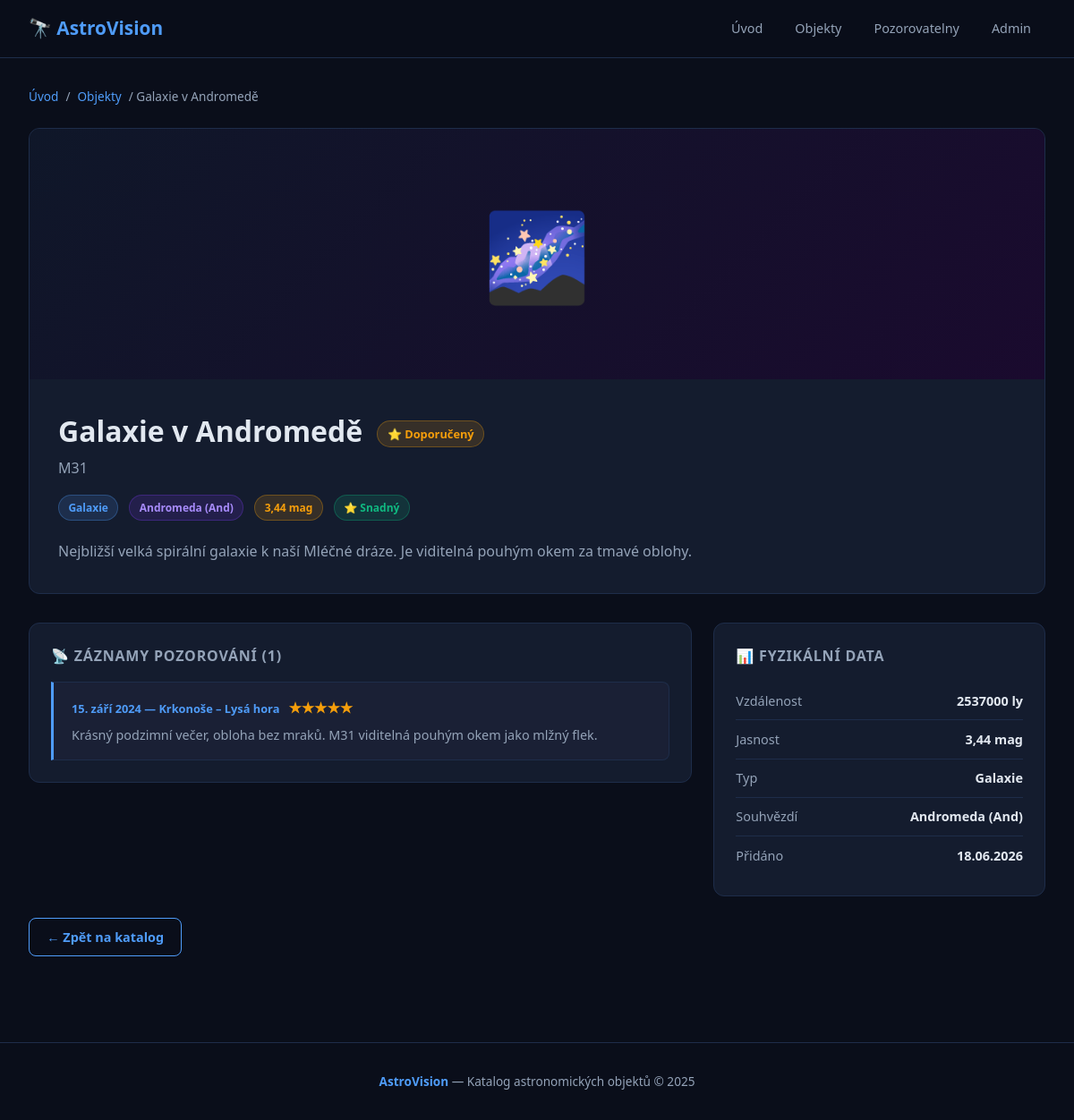
Page /objekty/1/ on the committed database.
### katalog/models.py (models this page shows, shortened)
class AstronomickyObjekt(models.Model):
    OBTIZNOST_CHOICES = [
        (1, "⭐ Snadný"),
        (2, "⭐⭐ Střední"),
        (3, "⭐⭐⭐ Náročný"),
        (4, "⭐⭐⭐⭐ Expert"),
    ]
    nazev = models.CharField("Název", max_length=200)
    katalogove_cislo = models.CharField("Katalogové číslo (Messier / NGC)", max_length=30, blank=True)
    typ = models.ForeignKey(TypObjektu, on_delete=models.PROTECT,
                            verbose_name="Typ objektu", related_name='objekty')
    souhvezdi = models.ForeignKey(Souhrezdí, on_delete=models.PROTECT,
                                  verbose_name="Souhvězdí", related_name='objekty')
    popis = models.TextField("Popis")
    vzdalenost_ly = models.FloatField("Vzdálenost (světelné roky)", null=True, blank=True)
    jasnost = models.FloatField("Zdánlivá jasnost (mag)", null=True, blank=True)
    obtiznost_pozorovani = models.IntegerField("Obtížnost pozorování",
                                               choices=OBTIZNOST_CHOICES, default=1)
    foto = models.ImageField("Fotografie", upload_to='objekty/', blank=True, null=True)
    datum_pridani = models.DateTimeField("Datum přidání", default=timezone.now)
    je_featured = models.BooleanField("Doporučený objekt", default=False)
    class Meta:
        verbose_name = "Astronomický objekt"
        verbose_name_plural = "Astronomické objekty"
        ordering = ['nazev']

class TypObjektu(models.Model):
    nazev = models.CharField("Název typu", max_length=100)
    ikona = models.CharField("Ikona (emoji)", max_length=10, default="⭐")
    popis = models.TextField("Popis", blank=True)
    class Meta:
        verbose_name = "Typ objektu"
        verbose_name_plural = "Typy objektů"
        ordering = ['nazev']
    def __str__(self):
        return self.nazev

class Souhrezdí(models.Model):
    nazev = models.CharField("Název", max_length=100)
    zkratka = models.CharField("Zkratka IAU", max_length=5)
    popis = models.TextField("Popis", blank=True)
    class Meta:
        verbose_name = "Souhvězdí"
        verbose_name_plural = "Souhvězdí"
        ordering = ['nazev']
    def __str__(self):
        return f"{self.nazev} ({self.zkratka})"

class Pozorování(models.Model):
    objekt = models.ForeignKey(AstronomickyObjekt, on_delete=models.CASCADE,
                               verbose_name="Objekt", related_name='pozorovani')
    pozorovatelna = models.ForeignKey(Pozorovatelna, on_delete=models.SET_NULL,
                                      null=True, blank=True,
                                      verbose_name="Pozorovatelna", related_name='pozorovani')
    datum = models.DateField("Datum pozorování")
    popis = models.TextField("Poznámky z pozorování", blank=True)
    kvalita_oblohy = models.IntegerField("Kvalita oblohy (1–5)",
                                          choices=[(i, i) for i in range(1, 6)], default=3)
    foto = models.ImageField("Fotografie z pozorování", upload_to='pozorovani/', blank=True, null=True)
    class Meta:
        verbose_name = "Pozorování"
        verbose_name_plural = "Pozorování"
        ordering = ['-datum']

class Pozorovatelna(models.Model):
    nazev = models.CharField("Název", max_length=200)
    misto = models.CharField("Místo", max_length=200)
    nadmorska_vyska = models.IntegerField("Nadmořská výška (m)", null=True, blank=True)
    popis = models.TextField("Popis", blank=True)
    svetelne_znecisteni = models.IntegerField("Světelné znečištění (Bortle 1–9)",
                                               choices=[(i, i) for i in range(1, 10)], default=5)
    web = models.URLField("Web", blank=True)
    class Meta:
        verbose_name = "Pozorovatelna"
        verbose_name_plural = "Pozorovatelny"
        ordering = ['nazev']

### katalog/views.py (the view)
# urls.py: path('objekty/<int:pk>/', views.objekt_detail, name='objekt_detail'),
def objekt_detail(request, pk):
    objekt = get_object_or_404(
        AstronomickyObjekt.objects.select_related('typ', 'souhvezdi'), pk=pk
    )
    pozorovani = objekt.pozorovani.select_related('pozorovatelna').all()
    souvisejici = AstronomickyObjekt.objects.filter(
        souhvezdi=objekt.souhvezdi
    ).exclude(pk=pk).select_related('typ')[:4]
    return render(request, 'katalog/objekt_detail.html', {
        'objekt': objekt,
        'pozorovani': pozorovani,
        'souvisejici': souvisejici,
    })

### katalog/templates/katalog/objekt_detail.html (shortened to what this page needs)
{% extends 'base.html' %}
{% block content %}
<div class="breadcrumb">
    <a href="{% url 'katalog:index' %}">Úvod</a> /
    <a href="{% url 'katalog:objekty_seznam' %}">Objekty</a> /
    {{ objekt.nazev }}
</div>
<div class="detail-hero">
    {% if objekt.foto %}
        <img class="detail-hero-img" src="{{ objekt.foto.url }}" alt="{{ objekt.nazev }}">
    {% else %}
        <div class="detail-hero-placeholder">{{ objekt.typ.ikona }}</div>
    {% endif %}
    <div class="detail-hero-body">
        <h1>{{ objekt.nazev }}
            {% if objekt.je_featured %}<span class="badge badge-gold" style="font-size:.8rem;vertical-align:middle;margin-left:.5rem;">⭐ Doporučený</span>{% endif %}
        </h1>
        {% if objekt.katalogove_cislo %}
            <div style="color:var(--text-muted);margin-top:.25rem;">{{ objekt.katalogove_cislo }}</div>
        {% endif %}
        <div class="detail-meta">
            <span class="badge badge-blue">{{ objekt.typ }}</span>
            <span class="badge badge-purple">{{ objekt.souhvezdi }}</span>
            {% if objekt.jasnost %}<span class="badge badge-gold">{{ objekt.jasnost }} mag</span>{% endif %}
            <span class="badge badge-green">{{ objekt.get_obtiznost_pozorovani_display }}</span>
        </div>
        <p style="margin-top:1.25rem;color:var(--text-muted);line-height:1.8;">{{ objekt.popis }}</p>
    </div>
</div>
<div class="detail-grid">
    <div>
        {% if pozorovani %}
        <div class="info-box">
            <h3>📡 Záznamy pozorování ({{ pozorovani|length }})</h3>
            <div class="timeline">
                {% for p in pozorovani %}
                <div class="timeline-item">
                    <div class="timeline-date">
                        {{ p.datum }}
                        {% if p.pozorovatelna %} — {{ p.pozorovatelna.nazev }}{% endif %}
                        <span class="stars">{% for i in "12345" %}{% if forloop.counter <= p.kvalita_oblohy %}★{% else %}☆{% endif %}{% endfor %}</span>
                    </div>
                    {% if p.popis %}<div class="timeline-text">{{ p.popis }}</div>{% endif %}
                </div>
                {% endfor %}
            </div>
        </div>
        {% else %}
        <div class="info-box">
            <h3>📡 Záznamy pozorování</h3>
            <p style="color:var(--text-muted);">Zatím žádná pozorování.</p>
        </div>
        {% endif %}
    </div>
    <div style="display:flex;flex-direction:column;gap:1.5rem;">
        <div class="info-box">
            <h3>📊 Fyzikální data</h3>
            {% if objekt.vzdalenost_ly %}
            <div class="info-row">
                <span class="info-label">Vzdálenost</span>
                <span class="info-value">{{ objekt.vzdalenost_ly|floatformat:0 }} ly</span>
            </div>
            {% endif %}
            {% if objekt.jasnost %}
            <div class="info-row">
                <span class="info-label">Jasnost</span>
                <span class="info-value">{{ objekt.jasnost }} mag</span>
            </div>
            {% endif %}
            <div class="info-row">
                <span class="info-label">Typ</span>
                <span class="info-value">{{ objekt.typ }}</span>
            </div>
            <div class="info-row">
                <span class="info-label">Souhvězdí</span>
                <span class="info-value">{{ objekt.souhvezdi }}</span>
            </div>
            <div class="info-row">
                <span class="info-label">Přidáno</span>
                <span class="info-value">{{ objekt.datum_pridani|date:"d.m.Y" }}</span>
            </div>
        </div>
    </div>
</div>
<div style="margin-top:1.5rem;">
    <a href="{% url 'katalog:objekty_seznam' %}" class="btn btn-outline">← Zpět na katalog</a>
</div>
{% endblock %}

### templates/base.html (style rules this page uses)
*, *::before, *::after { box-sizing: border-box; margin: 0; padding: 0; }
:root { --bg: #0a0e1a; --bg2: #111827; --bg3: #1a2035; --card: #141c2e; --border: #1e2d4a; --accent: #4f9cf9; --accent2: #7c3aed; --gold: #f59e0b; --text: #e2e8f0; --text-muted: #94a3b8; --green: #10b981; --red: #ef4444; --radius: 12px; --shadow: 0 4px 24px rgba(0,0,0,0.4); }
html { scroll-behavior: smooth; }
body { font-family: 'Segoe UI', system-ui, sans-serif; background: var(--bg); color: var(--text); min-height: 100vh; line-height: 1.6; }
.badge { font-size: .75rem; font-weight: 600; padding: .25rem .65rem; border-radius: 20px; display: inline-flex; align-items: center; gap: .3rem; }
.badge-blue { background: rgba(79,156,249,.15); color: var(--accent); border: 1px solid rgba(79,156,249,.3); }
.badge-purple { background: rgba(124,58,237,.15); color: #a78bfa; border: 1px solid rgba(124,58,237,.3); }
.badge-gold { background: rgba(245,158,11,.15); color: var(--gold); border: 1px solid rgba(245,158,11,.3); }
.badge-green { background: rgba(16,185,129,.15); color: var(--green); border: 1px solid rgba(16,185,129,.3); }
.btn { padding: .55rem 1.2rem; border-radius: 8px; font-size: .9rem; font-weight: 600; cursor: pointer; text-decoration: none; display: inline-flex; align-items: center; gap: .4rem; transition: all .2s; border: none; }
.btn-outline { background: transparent; color: var(--accent); border: 1px solid var(--accent); }
.detail-hero { background: var(--card); border: 1px solid var(--border); border-radius: var(--radius); overflow: hidden; margin-bottom: 2rem; }
.detail-hero-placeholder { width: 100%; height: 280px; background: linear-gradient(135deg, #0f1729, #1a0a2e); display: flex; align-items: center; justify-content: center; font-size: 6rem; }
.detail-hero-body { padding: 2rem; }
.detail-hero-body h1 { font-size: 2rem; font-weight: 800; }
.detail-meta { display: flex; flex-wrap: wrap; gap: .75rem; margin-top: 1rem; }
.detail-grid { display: grid; grid-template-columns: 2fr 1fr; gap: 1.5rem; }
.info-box { background: var(--card); border: 1px solid var(--border); border-radius: var(--radius); padding: 1.5rem; }
.info-box h3 { font-size: 1rem; color: var(--text-muted); margin-bottom: 1rem; text-transform: uppercase; letter-spacing: .05em; font-weight: 700; }
.info-row { display: flex; justify-content: space-between; align-items: center; padding: .6rem 0; border-bottom: 1px solid var(--border); font-size: .9rem; }
.info-row:last-child { border-bottom: none; }
.info-label { color: var(--text-muted); }
.info-value { font-weight: 600; text-align: right; }
.timeline { display: flex; flex-direction: column; gap: 1rem; }
.timeline-item { background: var(--bg3); border: 1px solid var(--border); border-left: 3px solid var(--accent); border-radius: 0 8px 8px 0; padding: 1rem 1.25rem; }
.timeline-date { font-size: .8rem; color: var(--accent); font-weight: 700; }
.timeline-text { font-size: .9rem; color: var(--text-muted); margin-top: .3rem; }
.stars { color: var(--gold); font-size: 1rem; }
.breadcrumb { display: flex; gap: .5rem; align-items: center; font-size: .85rem; color: var(--text-muted); margin-bottom: 1.5rem; }
.breadcrumb a { color: var(--accent); text-decoration: none; }

### rows in the picture
AstronomickyObjekt: nazev "Galaxie v Andromedě", typ.ikona "🌌", katalogove_cislo "M31", typ "Galaxie", souhvezdi "Andromeda (And)", jasnost "3,44", obtiznost_pozorovani "⭐ Snadný", popis "Nejbližší velká spirální galaxie k naší Mléčné dráze. Je viditelná pouhým okem za tmavé oblohy.", vzdalenost_ly "2537000", datum_pridani "18.06.2026"
Pozorování: datum "15. září 2024", pozorovatelna.nazev "Krkonoše – Lysá hora", kvalita_oblohy 5 (drawn), popis "Krásný podzimní večer, obloha bez mraků. M31 viditelná pouhým okem jako mlžný flek."

### other values in the picture
{{ pozorovani|length }} "1"
